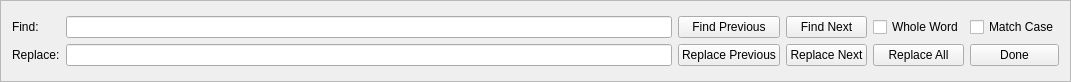
<?xml version="1.0" encoding="UTF-8"?>
<ui version="4.0">
 <class>Finder</class>
 <widget class="QFrame" name="Finder">
  <property name="geometry">
   <rect>
    <x>0</x>
    <y>0</y>
    <width>1071</width>
    <height>82</height>
   </rect>
  </property>
  <property name="sizePolicy">
   <sizepolicy hsizetype="Preferred" vsizetype="Fixed">
    <horstretch>0</horstretch>
    <verstretch>0</verstretch>
   </sizepolicy>
  </property>
  <property name="maximumSize">
   <size>
    <width>16777215</width>
    <height>82</height>
   </size>
  </property>
  <property name="windowTitle">
   <string>Frame</string>
  </property>
  <property name="frameShape">
   <enum>QFrame::StyledPanel</enum>
  </property>
  <property name="frameShadow">
   <enum>QFrame::Raised</enum>
  </property>
  <layout class="QVBoxLayout" name="verticalLayout">
   <item>
    <layout class="QGridLayout" name="gridLayout">
     <item row="0" column="1">
      <widget class="QLineEdit" name="findEdit">
       <property name="minimumSize">
        <size>
         <width>192</width>
         <height>0</height>
        </size>
       </property>
      </widget>
     </item>
     <item row="0" column="2">
      <widget class="QPushButton" name="findPrevious">
       <property name="text">
        <string>Find Previous</string>
       </property>
      </widget>
     </item>
     <item row="0" column="3">
      <widget class="QPushButton" name="findNext">
       <property name="text">
        <string>Find Next</string>
       </property>
      </widget>
     </item>
     <item row="0" column="4">
      <widget class="QCheckBox" name="wholeWord">
       <property name="text">
        <string>Whole Word</string>
       </property>
      </widget>
     </item>
     <item row="0" column="5">
      <widget class="QCheckBox" name="matchCase">
       <property name="text">
        <string>Match Case</string>
       </property>
      </widget>
     </item>
     <item row="1" column="1">
      <widget class="QLineEdit" name="replaceEdit"/>
     </item>
     <item row="1" column="2">
      <widget class="QPushButton" name="replacePrevious">
       <property name="text">
        <string>Replace Previous</string>
       </property>
      </widget>
     </item>
     <item row="1" column="3">
      <widget class="QPushButton" name="replaceNext">
       <property name="text">
        <string>Replace Next</string>
       </property>
      </widget>
     </item>
     <item row="1" column="4">
      <widget class="QPushButton" name="replaceAll">
       <property name="text">
        <string>Replace All</string>
       </property>
      </widget>
     </item>
     <item row="1" column="5">
      <widget class="QPushButton" name="doneButton">
       <property name="sizePolicy">
        <sizepolicy hsizetype="Minimum" vsizetype="Fixed">
         <horstretch>0</horstretch>
         <verstretch>0</verstretch>
        </sizepolicy>
       </property>
       <property name="text">
        <string>Done</string>
       </property>
      </widget>
     </item>
     <item row="0" column="0">
      <widget class="QLabel" name="findLabel">
       <property name="text">
        <string>Find:</string>
       </property>
      </widget>
     </item>
     <item row="1" column="0">
      <widget class="QLabel" name="replaceLabel">
       <property name="text">
        <string>Replace:</string>
       </property>
      </widget>
     </item>
    </layout>
   </item>
  </layout>
 </widget>
 <resources/>
 <connections/>
</ui>
